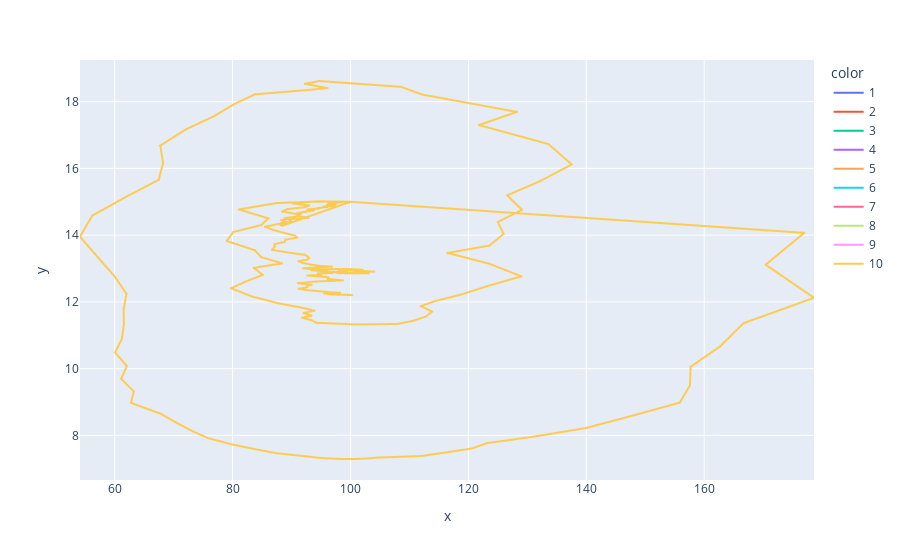

The notebook cell saved with this chart:
### Code cell
from cadCAD_tools import profile_run

fig = px.line(df.query('dt == 0.1'),
              x=df.prey_population,
              y=df.predator_population,
              color=df.run.astype(str))

fig.show()

### Figure 1 — Plotly figure (JSON) as saved in the notebook; plotly's stock layout.template omitted (floating-point values rounded to 4 significant figures; data arrays with more than 128 entries replaced by an {"elided": "..."} marker saying what was removed)
{"data": [{"hovertemplate": "color=1<br>x=%{x}<br>y=%{y}<extra></extra>", "legendgroup": "1", "line": {"color": "#636efa", "dash": "solid"}, "marker": {"symbol": "circle"}, "mode": "lines", "name": "1", "showlegend": true, "type": "scattergl", "x": {"elided": "603 float values"}, "xaxis": "x", "y": {"elided": "603 float values"}, "yaxis": "y"}, {"hovertemplate": "color=2<br>x=%{x}<br>y=%{y}<extra></extra>", "legendgroup": "2", "line": {"color": "#EF553B", "dash": "solid"}, "marker": {"symbol": "circle"}, "mode": "lines", "name": "2", "showlegend": true, "type": "scattergl", "x": {"elided": "603 float values"}, "xaxis": "x", "y": {"elided": "603 float values"}, "yaxis": "y"}, {"hovertemplate": "color=3<br>x=%{x}<br>y=%{y}<extra></extra>", "legendgroup": "3", "line": {"color": "#00cc96", "dash": "solid"}, "marker": {"symbol": "circle"}, "mode": "lines", "name": "3", "showlegend": true, "type": "scattergl", "x": {"elided": "603 float values"}, "xaxis": "x", "y": {"elided": "603 float values"}, "yaxis": "y"}, {"hovertemplate": "color=4<br>x=%{x}<br>y=%{y}<extra></extra>", "legendgroup": "4", "line": {"color": "#ab63fa", "dash": "solid"}, "marker": {"symbol": "circle"}, "mode": "lines", "name": "4", "showlegend": true, "type": "scattergl", "x": {"elided": "603 float values"}, "xaxis": "x", "y": {"elided": "603 float values"}, "yaxis": "y"}, {"hovertemplate": "color=5<br>x=%{x}<br>y=%{y}<extra></extra>", "legendgroup": "5", "line": {"color": "#FFA15A", "dash": "solid"}, "marker": {"symbol": "circle"}, "mode": "lines", "name": "5", "showlegend": true, "type": "scattergl", "x": {"elided": "603 float values"}, "xaxis": "x", "y": {"elided": "603 float values"}, "yaxis": "y"}, {"hovertemplate": "color=6<br>x=%{x}<br>y=%{y}<extra></extra>", "legendgroup": "6", "line": {"color": "#19d3f3", "dash": "solid"}, "marker": {"symbol": "circle"}, "mode": "lines", "name": "6", "showlegend": true, "type": "scattergl", "x": {"elided": "603 float values"}, "xaxis": "x", "y": {"elided": "603 float values"}, "yaxis": "y"}, {"hovertemplate": "color=7<br>x=%{x}<br>y=%{y}<extra></extra>", "legendgroup": "7", "line": {"color": "#FF6692", "dash": "solid"}, "marker": {"symbol": "circle"}, "mode": "lines", "name": "7", "showlegend": true, "type": "scattergl", "x": {"elided": "603 float values"}, "xaxis": "x", "y": {"elided": "603 float values"}, "yaxis": "y"}, {"hovertemplate": "color=8<br>x=%{x}<br>y=%{y}<extra></extra>", "legendgroup": "8", "line": {"color": "#B6E880", "dash": "solid"}, "marker": {"symbol": "circle"}, "mode": "lines", "name": "8", "showlegend": true, "type": "scattergl", "x": {"elided": "603 float values"}, "xaxis": "x", "y": {"elided": "603 float values"}, "yaxis": "y"}, {"hovertemplate": "color=9<br>x=%{x}<br>y=%{y}<extra></extra>", "legendgroup": "9", "line": {"color": "#FF97FF", "dash": "solid"}, "marker": {"symbol": "circle"}, "mode": "lines", "name": "9", "showlegend": true, "type": "scattergl", "x": {"elided": "603 float values"}, "xaxis": "x", "y": {"elided": "603 float values"}, "yaxis": "y"}, {"hovertemplate": "color=10<br>x=%{x}<br>y=%{y}<extra></extra>", "legendgroup": "10", "line": {"color": "#FECB52", "dash": "solid"}, "marker": {"symbol": "circle"}, "mode": "lines", "name": "10", "showlegend": true, "type": "scattergl", "x": {"elided": "603 float values"}, "xaxis": "x", "y": {"elided": "603 float values"}, "yaxis": "y"}], "layout": {"legend": {"title": {"text": "color"}, "tracegroupgap": 0}, "margin": {"t": 60}, "xaxis": {"anchor": "y", "domain": [0, 1], "title": {"text": "x"}}, "yaxis": {"anchor": "x", "domain": [0, 1], "title": {"text": "y"}}}}
